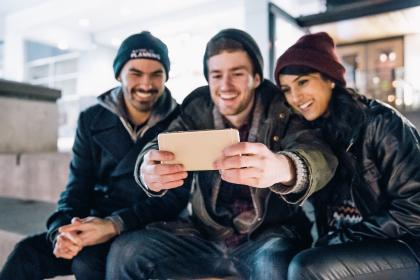
#> input picture image2.jpg, 420 x 280 px
$ python FacialRecgnition_cv3.py image2.jpg   (older library calls are emulated)
#> lines starting #> are read from the running program, lines starting #| are printed output that depends on the picture; after the words box and inside, x2 and y2 are one past the last pixel; in counts of white or black regions, pixels touching at a corner belong together
import cv2
import sys

# Get user supplied values
# imagePath = sys.argv[1]
# imagePath = "abba.png"
imagePath = "image2.jpg"
cascPath = "haarcascade_frontalface_default.xml"

# Create the haar cascade
faceCascade = cv2.CascadeClassifier(cascPath)

# Read the image
image = cv2.imread(imagePath)
#> image is the input picture: shape (280, 420, 3); mean B, G, R 112.5, 109, 111
gray = cv2.cvtColor(image, cv2.COLOR_BGR2GRAY)
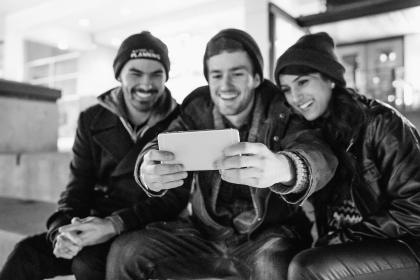
#> gray: shape (280, 420); min 0, max 255, mean 110

# Detect faces in the image
faces = faceCascade.detectMultiScale(
    gray,
    scaleFactor=1.1,
    minNeighbors=5,
    minSize=(30, 30)
    #flags = cv2.CV_HAAR_SCALE_IMAGE
)
#> faces = [[119, 53, 55, 55], [198, 50, 61, 61]]

print("Found {0} faces!".format(len(faces)))
#| Found 2 faces!

# Draw a rectangle around the faces
for (x, y, w, h) in faces:
    cv2.rectangle(image, (x, y), (x+w, y+h), (0, 255, 0), 2)
#> this loop made 2 passes
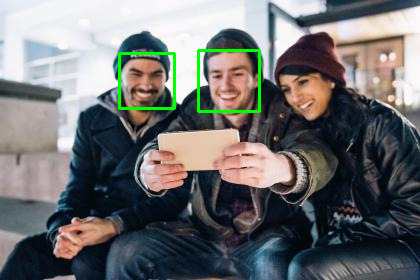
#> image: shape (280, 420, 3); 1.18% of pixels changed, all inside (x1, y1, x2, y2) = (118, 49, 261, 113)

cv2.imshow("Faces found", image)
cv2.waitKey(0)

$ run again, with abba.png saved as image2.jpg
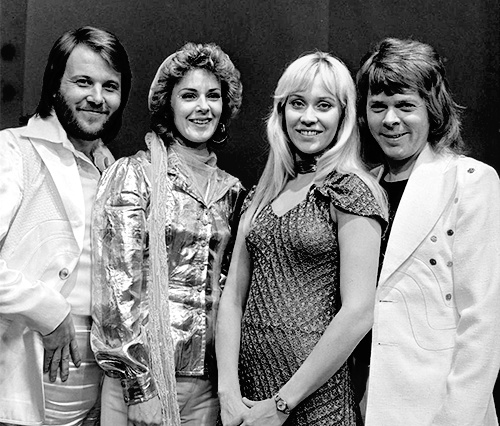
#> input picture abba.png, 500 x 426 px
#> image is the input picture: shape (426, 500, 3); min 0, max 255, mean 130.8
#> faces = [[167, 70, 67, 67], [57, 55, 75, 75], [266, 69, 89, 89], [355, 79, 74, 74]]
#| Found 4 faces!
#> the loop `for (x, y, w, h) in faces:` made 4 passes
#> after the loop `for (x, y, w, h) in faces:`:
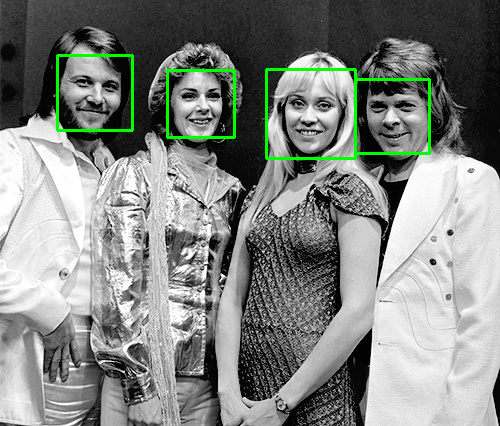
#> image: shape (426, 500, 3); 1.6% of pixels changed, all inside (x1, y1, x2, y2) = (56, 54, 431, 160)

$ run again, with image1.jpg copied over image2.jpg
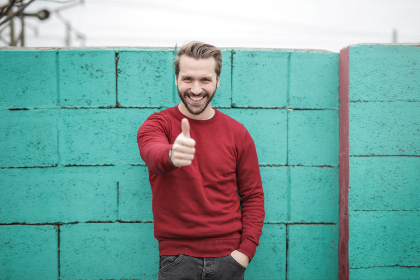
#> input picture image1.jpg, 420 x 280 px
#> image is the input picture: shape (280, 420, 3); mean B, G, R 160.7, 164.5, 119.8
#> `gray = cv2.cvtColor(image, cv2.COLOR_BGR2GRAY)`:
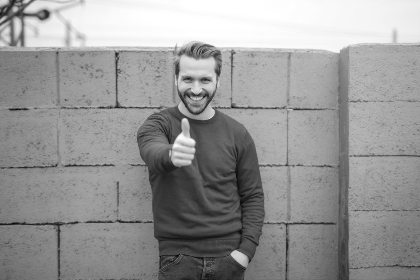
#> gray: shape (280, 420); min 10, max 255, mean 150.7
#> faces = [[173, 62, 48, 48]]
#| Found 1 faces!
#> the loop `for (x, y, w, h) in faces:` made 1 pass
#> after the loop `for (x, y, w, h) in faces:`:
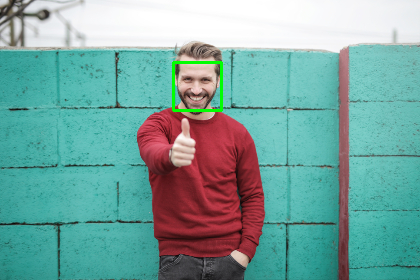
#> image: shape (280, 420, 3); 0.49% of pixels changed, all inside (x1, y1, x2, y2) = (172, 61, 223, 112)
